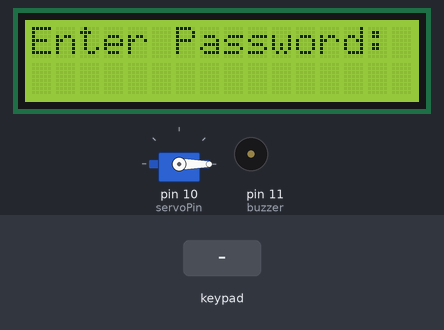
Bench run of a sketch on a simulated Arduino Uno, built with avr-gcc and run on an emulated ATmega328P. Shown: 16×2 character LCD, servo, buzzer (waves = sounding). The inputs (shaded band) are chosen by the test bench.

Above: at 1.2 s.
1.3 s: key '#' pressed
At 2.2 s:
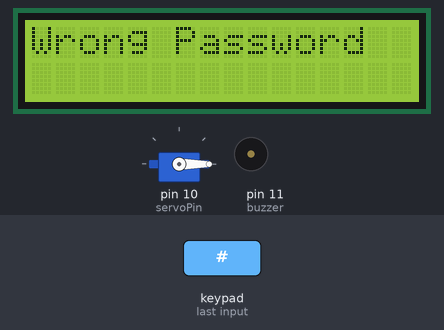
3.8 s: keypad keys 0 0 0 4 # pressed 0.4 s apart
At 7.1 s:
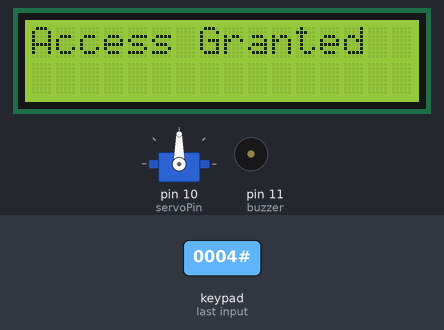
8.8 s: key 'A' pressed
At 10.0 s:
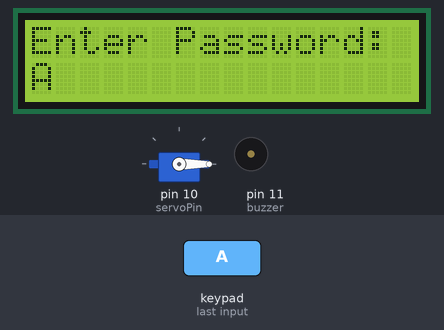
10.3 s: keypad keys 0 0 0 4 A pressed 0.4 s apart
At 12.6 s:
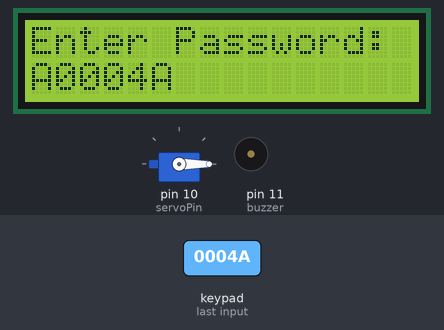
13.8 s: key 'B' pressed
At 14.4 s:
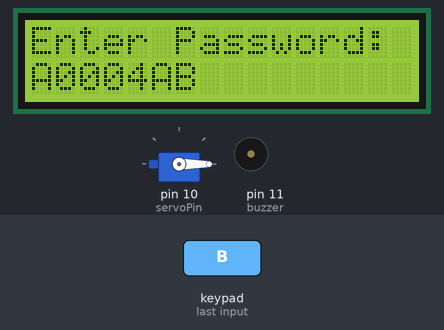
15.3 s: keypad keys 0 0 0 4 D pressed 0.4 s apart
At 18.0 s:
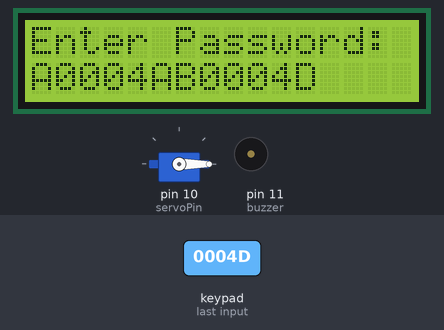
Timing chart, 0 to 19.5 s (numbered marks = the images above; inputs shaded):
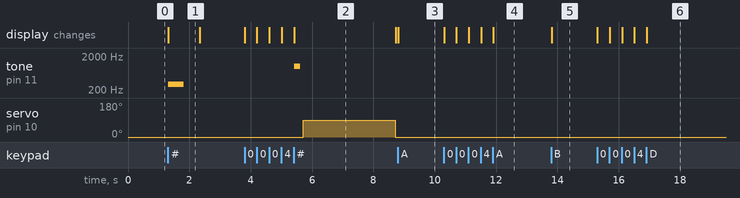

The sketch:

Code.ino
```cpp
#include <Keypad.h>
#include <LiquidCrystal_I2C.h>
#include <Servo.h>
LiquidCrystal_I2C lcd(0x27, 16, 2);
Servo myServo;
int servoPin = 10;
int buzzer = 11;
const byte ROWS = 4;
const byte COLS = 4;
char keys[ROWS][COLS] = {
  {'1','2','3','A'},
  {'4','5','6','B'},
  {'7','8','9','C'},
  {'*','0','#','D'}
};
byte rowPins[ROWS] = {9, 8, 7, 6};
byte colPins[COLS] = {5, 4, 3, 2};
Keypad keypad = Keypad(makeKeymap(keys), rowPins, colPins, ROWS, COLS);
String correctPassword = "0004";
String enteredPassword = "0123";
void setup() {
  lcd.init();
  lcd.backlight();
  myServo.attach(servoPin);
  pinMode(buzzer, OUTPUT);
  myServo.write(0);
  lcd.setCursor(0,0);
  lcd.print("Enter Password:");
}
void loop() {
  char key = keypad.getKey();
  if (key) {
    if (key == '#') {
      if (enteredPassword == correctPassword) {
        lcd.clear();
        lcd.print("Access Granted");
        tone(buzzer, 1000, 200);
        delay(300);
        myServo.write(90);
        delay(3000);
        myServo.write(0);
      } else {
        lcd.clear();
        lcd.print("Wrong Password");
        tone(buzzer, 300, 500);
        delay(1000);
      }
      enteredPassword = "";
      lcd.clear();
      lcd.print("Enter Password:");
    }
    else if (key == '*') {
      enteredPassword = "";
      lcd.clear();
      lcd.print("Enter Password:");
    }
    else {
      enteredPassword += key;
      lcd.setCursor(0,1);
      lcd.print(enteredPassword);
    }
  }
}
```

Measured:
- after the input at 1.3 s, tone on pin 11 (buzzer): silent → 300 Hz at once, → silent 0.50 s later; the display: changes at once (image 1)
- after the input at 3.8 s, tone on pin 11 (buzzer): silent → 1000 Hz after 1.6 s, → silent 0.20 s later; servo on pin 10 (servoPin): 0° → 90° after 1.9 s, → 0° 3.0 s later; the display: first changes at once (image 2 shows a later state)
- after the input at 8.8 s, the display: changes at once (image 3)
- after the input at 10.3 s, the display: first changes at once (image 4 shows a later state)
- after the input at 13.8 s, the display: changes at once (image 5)
- after the input at 15.3 s, the display: first changes at once (image 6 shows a later state)
- what the display in image 1 shows lasts 1.0 s, from 1.3 s to 2.3 s
